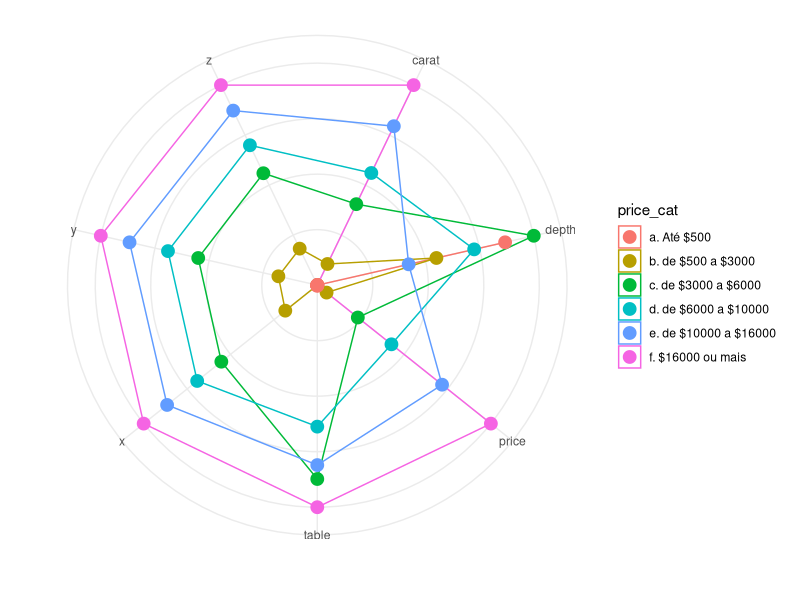

Source code (R):
## ---- chunk 1
knitr::opts_chunk$set(echo = TRUE, 
                      message = FALSE, 
                      warning = FALSE, 
                      comment = FALSE,
                      eval=TRUE, cache = TRUE)
## ---- chunk 2
library(tidyr)
library(ggplot2)
library(tibble)
library(dplyr)
## ---- chunk 3
coord_radar <- function (theta = "x", start = 0, direction = 1) {
  theta <- match.arg(theta, c("x", "y"))
  r <- if_else(theta == "x", "y", "x")
  ggproto("CordRadar", CoordPolar, theta = theta, r = r, start = start, 
          direction = sign(direction),
          is_linear = function(coord) TRUE)
}

diamonds_rearranjado <- diamonds %>%
  mutate(price_cat = cut(price, breaks = c(0, 500, 3000, 6000, 10000, 16000, Inf), labels = c("a. Até $500", "b. de $500 a $3000", "c. de $3000 a $6000", "d. de $6000 a $10000", "e. de $10000 a $16000", "f. $16000 ou mais"))) %>%
  select(price_cat, carat, depth:z) %>%
  group_by(price_cat) %>%
  summarise_all(mean) %>%
  gather(caracteristica, valor, -price_cat) %>%
  group_by(caracteristica) %>%
  mutate(valor = valor %>% scales::rescale()) %>%
  arrange(caracteristica)

grafico_final <- diamonds_rearranjado %>%
  ggplot() +
  geom_polygon(aes(x = caracteristica, y = valor, group = price_cat, colour = price_cat), fill = "transparent") +
  geom_point(aes(x = caracteristica, y = valor, colour = price_cat), size = 4) +
  theme_minimal() +
  labs(x = "", y = "") +
  theme(axis.text.y = element_blank()) +
  coord_radar()
## ---- chunk 4
grafico_final
